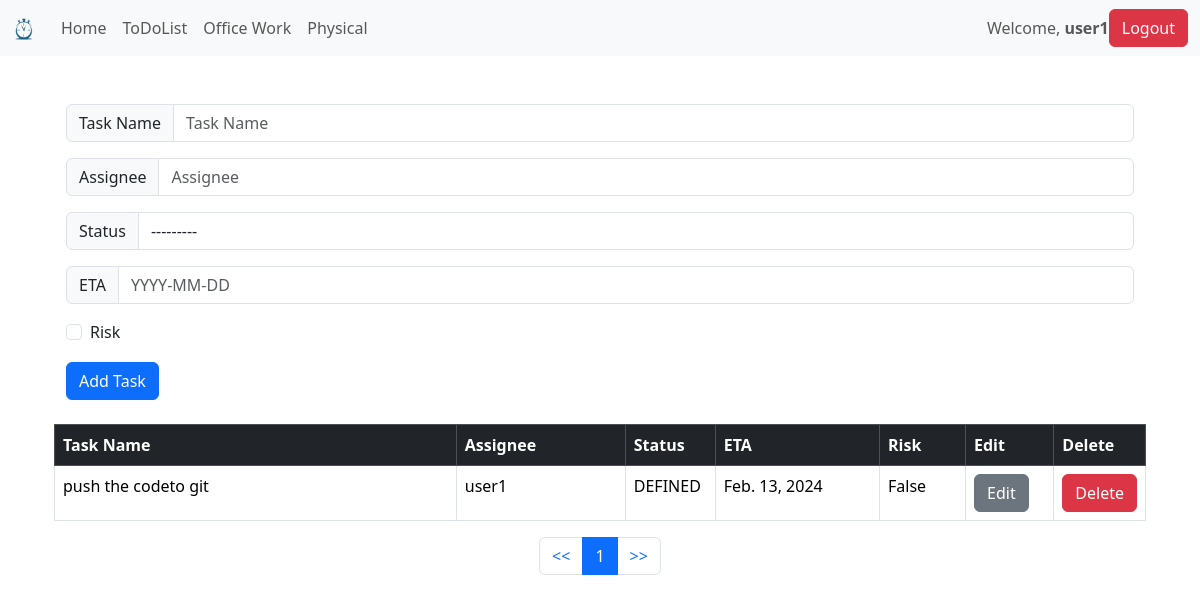
/ToDoList/ (signed in), run on an earlier commit of the app's database.
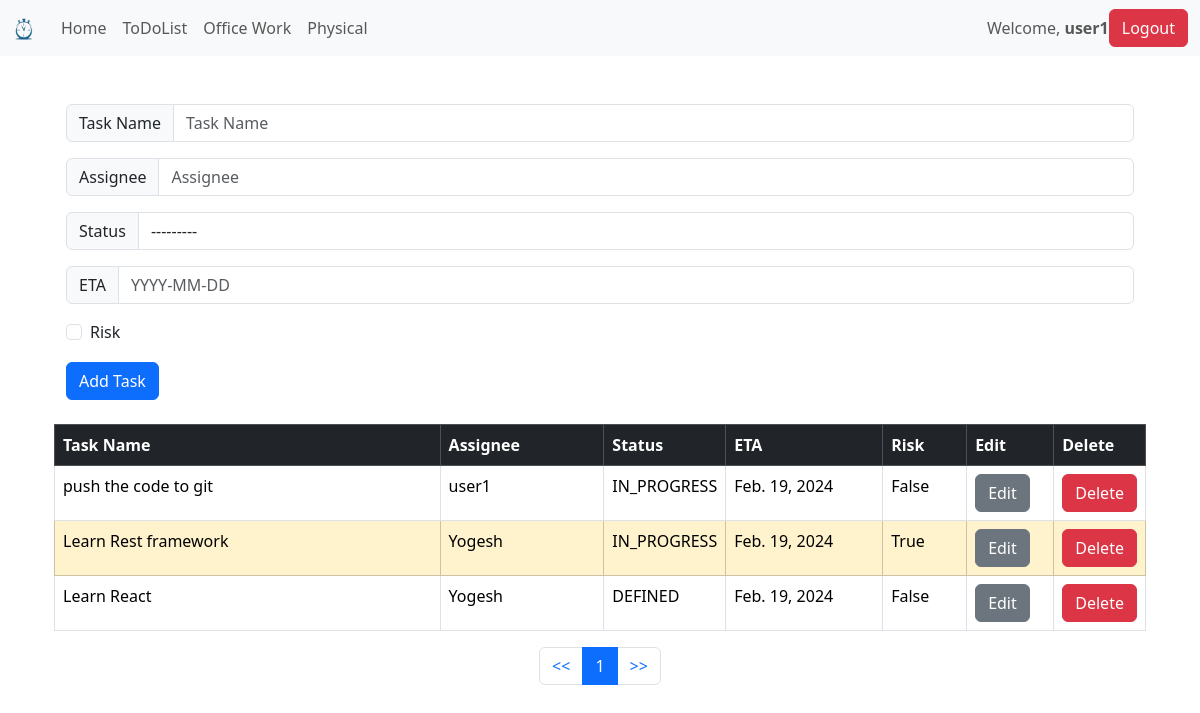
And on a later commit of the database.
### ToDoListApp/models.py (models this page shows, shortened)
class ToDoList(models.Model):
    manage = models.ForeignKey(User, on_delete=models.CASCADE, default=None)
    task = models.CharField(max_length=300)
    status_type = models.TextChoices("status_type", "TO_DO DEFINED IN_PROGRESS COMPLETED")
    status = models.CharField(blank=True, choices=status_type, max_length=20,default='TO_DO')
    assignee = models.CharField(max_length=300)
    ETA = models.DateField()
    risk_flag = models.BooleanField(default=False)
    class Meta:
        ordering = ['id']

### ToDoListApp/views.py (the view)
# urls.py: path('',views.todolist,name='ToDoList' ),
@login_required
def todolist(request):
    if request.method =="POST":
        form = ToDoListForm(request.POST or None)
        if form.is_valid:
            instance=form.save(commit=False)
            instance.manage=request.user
            instance.save()
        messages.success(request,("New Task Added!"))
        return redirect('ToDoList')
    else:
        tasks = ToDoList.objects.filter(manage=request.user)
        paginator =Paginator(tasks,5)
        page=request.GET.get('pg')
        tasks=paginator.get_page(page)
        context = {'welcome_text':'welcome to to do list',"tasks":tasks}
        return render(request,'ToDoList.html',context)

### ToDoListApp/templates/ToDoList.html (shortened to what this page needs)
{% extends "base.html" %}
{% block  content %}
<div class = 'container'>
    <div class = 'container'>
    <br>
    <form method="POST">
        <div class="input-group mb-3">
          <span class="input-group-text" id="basic-addon1">Task Name</span>
          <input type="text" class="form-control" placeholder="Task Name"aria-describedby="basic-addon1" name="task">
        </div>
        <div class="input-group mb-3">
            <span class="input-group-text" id="basic-addon1">Assignee</span>
            <input type="text" class="form-control" placeholder="Assignee"aria-describedby="basic-addon1" name="assignee">
        </div>
        <div class="input-group mb-3">
            <span class="input-group-text" id="id_status">Status</span>
            <select name="status" id="id_status" class="form-control" name ="status">
                <option value="" selected="">---------</option>
            </select>
        </div>
        <div class="input-group mb-3">
            <span class="input-group-text" id="basic-addon1">ETA</span>
            <input type="text" class="form-control" placeholder="YYYY-MM-DD" aria-describedby="basic-addon1" name="ETA">
        </div>
        <div class="input-group mb-3">
            <div class="form-check">
                <input class="form-check-input" type="checkbox" id="defaultCheck1" name="risk_flag">
                <label class="form-check-label" for="defaultCheck1">Risk</label>
            </div>
        </div>
        <button type="submit" class="btn btn-primary">Add Task</button>
      </form>
    </div>
      <br>
    <table class="table table-bordered">
        <thead class="table-dark">
          <tr>
            <th class="col-3">Task Name</th>
            <th class="col-2">Assignee</th>
            <th class="col-1">Status</th>
            <th class="col-2">ETA</th>
            <th class="col-1">Risk</th>
            <th class="col-1">Edit</th>
            <th class="col-1">Delete</th>
          </tr>
        </thead>
        {% if tasks%}
          <tbody>
            {% for obj in tasks %}
              {% if obj.risk_flag %}
                  <tr class="table-warning">
              {%elif obj.status == 'COMPLETED'%}
                  <tr class="table-success">
              {%else%}
                  <tr>
              {% endif %}
                      <td class="col-5">{{obj.task}}</td>
                      <td class="col-2">{{obj.assignee}}</td>
                      <td class="col-1">{{obj.status}}</td>
                      <td class="col-2">{{obj.ETA}}</td>
                      <td class="col-1">{{obj.risk_flag}}</td>
                      <td class="col-1"><a href="{% url 'edit_task' obj.id %}"><button type="button" class="btn btn-secondary">Edit</button></a></td>
                      <td class="col-1"><a href="{% url 'delete_task' obj.id %}"><button type="button" class="btn btn-danger" data-bs-toggle="modal" data-bs-target="#deleteConfirmationModal">
                        Delete
                      </button>
                    </a></td>
                  </tr>
            {% endfor %}
          </tbody>
          {% endif %}
      </table>
      <nav aria-label="Page navigation example">
        <ul class="pagination justify-content-center">
          <li class="page-item"><a class="page-link" href="?pg=1"><<</a></li>
          <li class="page-item"><a class="page-link page-item active">{{tasks.number}}</a></li>
          <li class="page-item"><a class="page-link" href="?pg={{tasks.paginator.num_pages}}">>></a></li>
        </ul>
      </nav>
</div>
{% endblock content %}

What changed in the data, as far as the page shows it:
changed ToDoList "user1": task "push the codeto git" → "push the code to git"; status "DEFINED" → "IN_PROGRESS"; ETA "Feb. 13, 2024" → "Feb. 19, 2024"
added ToDoList: task "Learn Rest framework", assignee "Yogesh", status "IN_PROGRESS", ETA "Feb. 19, 2024", risk_flag "True"
added ToDoList: task "Learn React", assignee "Yogesh", status "DEFINED", ETA "Feb. 19, 2024", risk_flag "False"
